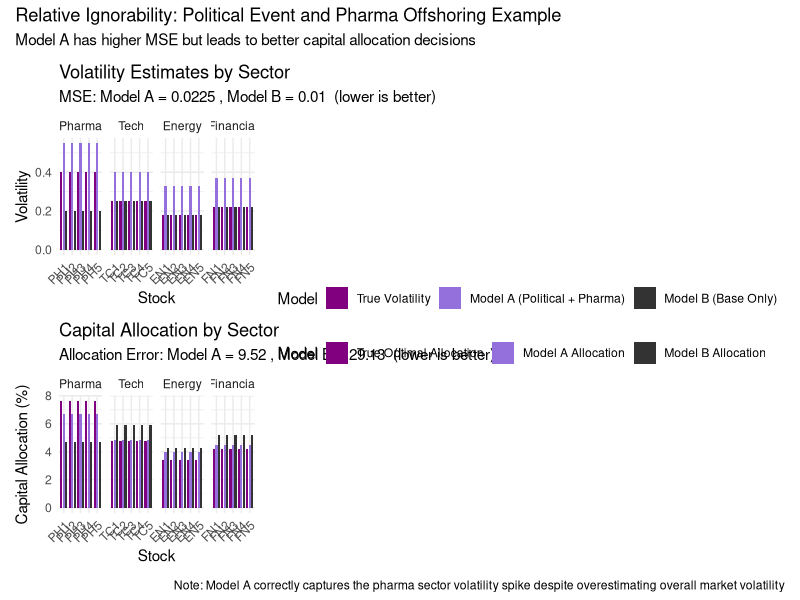
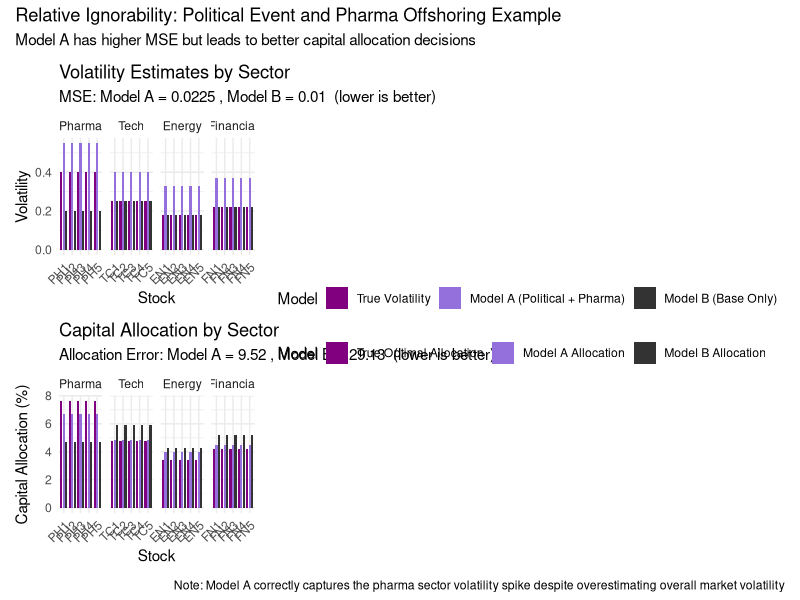

Write the R code that produced these figures, in order.
library(ggplot2)
library(dplyr)
library(tidyr)
library(patchwork)

# Set seed for reproducibility
set.seed(456)

# Define sectors and stocks
sectors <- c(rep("Pharma", 5), rep("Tech", 5), rep("Energy", 5), rep("Financial", 5))
stocks <- paste0(
  rep(c("PH", "TC", "EN", "FN"), each = 5),
  1:5
)

n_stocks <- length(stocks)

# True volatility values
# Baseline volatility for each sector
base_vol <- c(
  rep(0.20, 5),  # Pharma baseline
  rep(0.25, 5),  # Tech baseline
  rep(0.18, 5),  # Energy baseline 
  rep(0.22, 5)   # Financial baseline
)

# The India offshoring effect increases pharma volatility significantly
india_effect <- c(
  rep(0.20, 5),  # Strong effect on Pharma
  rep(0, 15)     # No effect on other sectors
)

# True volatility includes the India effect
true_vol <- base_vol + india_effect

# Model A: Overestimates political polarization effect across the board,
# but correctly captures the pharma/India effect
political_overestimation <- 0.15  # Overestimation across all sectors
model_a_vol <- base_vol + political_overestimation + india_effect

# Model B: Correctly estimates base volatility, but misses the India effect
model_b_vol <- base_vol

# Create the data frame
stock_data <- data.frame(
  stock = stocks,
  sector = sectors,
  true_vol = true_vol,
  model_a_vol = model_a_vol,
  model_b_vol = model_b_vol
)

# Calculate squared errors for each model
stock_data$model_a_se <- (stock_data$model_a_vol - stock_data$true_vol)^2
stock_data$model_b_se <- (stock_data$model_b_vol - stock_data$true_vol)^2

# Calculate MSE for each model
model_a_mse <- mean(stock_data$model_a_se)
model_b_mse <- mean(stock_data$model_b_se)

# Ensure Model B has lower MSE (adjust parameters if needed)
print(paste("Model A MSE:", round(model_a_mse, 4)))
print(paste("Model B MSE:", round(model_b_mse, 4)))

# Calculate resource allocation decisions based on volatility ranking
# Function to calculate optimal capital allocation based on volatility
# Higher volatility gets more capital (within constraints)
calculate_allocation <- function(volatility) {
  # Normalize to sum to 100%
  normalized <- volatility / sum(volatility)
  # Scale to get reasonable allocation percentages
  allocation <- normalized * 100
  return(allocation)
}

# Calculate optimal allocations
stock_data$true_allocation <- calculate_allocation(stock_data$true_vol)
stock_data$model_a_allocation <- calculate_allocation(stock_data$model_a_vol)
stock_data$model_b_allocation <- calculate_allocation(stock_data$model_b_vol)

# Calculate allocation errors
stock_data$model_a_alloc_error <- abs(stock_data$model_a_allocation - stock_data$true_allocation)
stock_data$model_b_alloc_error <- abs(stock_data$model_b_allocation - stock_data$true_allocation)

# Calculate total allocation error
model_a_alloc_error <- sum(stock_data$model_a_alloc_error)
model_b_alloc_error <- sum(stock_data$model_b_alloc_error)

print(paste("Model A Allocation Error:", round(model_a_alloc_error, 2)))
print(paste("Model B Allocation Error:", round(model_b_alloc_error, 2)))

# Reshape data for plotting
vol_data <- stock_data %>%
  select(stock, sector, true_vol, model_a_vol, model_b_vol) %>%
  pivot_longer(cols = c(true_vol, model_a_vol, model_b_vol),
               names_to = "model", values_to = "volatility")

allocation_data <- stock_data %>%
  select(stock, sector, true_allocation, model_a_allocation, model_b_allocation) %>%
  pivot_longer(cols = c(true_allocation, model_a_allocation, model_b_allocation),
               names_to = "model", values_to = "allocation")

# Order by sector and true volatility for better visualization
ordered_stocks <- stock_data %>%
  arrange(sector, desc(true_vol)) %>%
  pull(stock)

vol_data$stock <- factor(vol_data$stock, levels = ordered_stocks)
allocation_data$stock <- factor(allocation_data$stock, levels = ordered_stocks)
vol_data$sector <- factor(vol_data$sector, levels = c("Pharma", "Tech", "Energy", "Financial"))
allocation_data$sector <- factor(allocation_data$sector, levels = c("Pharma", "Tech", "Energy", "Financial"))

# Create better labels
vol_data$model <- factor(vol_data$model, 
                         levels = c("true_vol", "model_a_vol", "model_b_vol"),
                         labels = c("True Volatility", 
                                    "Model A (Political + Pharma)", 
                                    "Model B (Base Only)"))

allocation_data$model <- factor(allocation_data$model, 
                                levels = c("true_allocation", "model_a_allocation", "model_b_allocation"),
                                labels = c("True Optimal Allocation", 
                                           "Model A Allocation", 
                                           "Model B Allocation"))

# Plot colors
true_color <- "#800080"  # Purple
model_a_color <- "#9370DB"  # Light purple
model_b_color <- "#333333"  # Dark gray

# Create volatility estimation plot
vol_plot <- ggplot(vol_data, aes(x = stock, y = volatility, fill = model)) +
  geom_bar(stat = "identity", position = position_dodge(width = 0.9), width = 0.8) +
  facet_grid(. ~ sector, scales = "free_x", space = "free_x") +
  scale_fill_manual(values = c("True Volatility" = true_color, 
                               "Model A (Political + Pharma)" = model_a_color, 
                               "Model B (Base Only)" = model_b_color)) +
  labs(title = "Volatility Estimates by Sector",
       subtitle = paste("MSE: Model A =", round(model_a_mse, 4), 
                        ", Model B =", round(model_b_mse, 4), 
                        " (lower is better)"),
       x = "Stock",
       y = "Volatility",
       fill = "Model") +
  theme_minimal() +
  theme(axis.text.x = element_text(angle = 45, hjust = 1),
        legend.position = "top")

# Create allocation plot
alloc_plot <- ggplot(allocation_data, aes(x = stock, y = allocation, fill = model)) +
  geom_bar(stat = "identity", position = position_dodge(width = 0.9), width = 0.8) +
  facet_grid(. ~ sector, scales = "free_x", space = "free_x") +
  scale_fill_manual(values = c("True Optimal Allocation" = true_color, 
                               "Model A Allocation" = model_a_color, 
                               "Model B Allocation" = model_b_color)) +
  labs(title = "Capital Allocation by Sector",
       subtitle = paste("Allocation Error: Model A =", round(model_a_alloc_error, 2), 
                        ", Model B =", round(model_b_alloc_error, 2), 
                        " (lower is better)"),
       x = "Stock",
       y = "Capital Allocation (%)",
       fill = "Model") +
  theme_minimal() +
  theme(axis.text.x = element_text(angle = 45, hjust = 1),
        legend.position = "top")

# Combined plot
combined_plot <- vol_plot / alloc_plot +
  plot_layout(guides = "collect") +
  plot_annotation(
    title = "Relative Ignorability: Political Event and Pharma Offshoring Example",
    subtitle = "Model A has higher MSE but leads to better capital allocation decisions",
    caption = "Note: Model A correctly captures the pharma sector volatility spike despite overestimating overall market volatility"
  )

# Display plot
print(combined_plot)

# Save the plot
ggsave("political_pharma_simulation.png", combined_plot, width = 12, height = 10, dpi = 300)